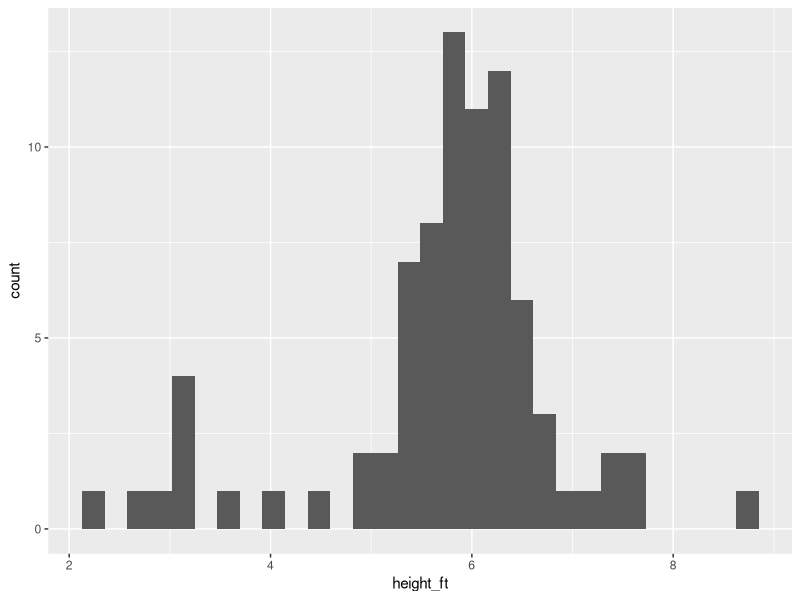

This figure's R source:
## ---- chunk 1
knitr::opts_chunk$set(echo = TRUE, message = FALSE)
## ---- chunk 2
#This loads the library that we want to use.
library(tidyverse)

#It gives us the dimensions of the dataframe, number of rows and number of columns.
dim(starwars)

#This gives us the name of the all the different columns in the database.
colnames(starwars)

#Head should give us the first few rows of the tables.
head(starwars)

#Glimpse should give us a more comprehensive view of the data that's in every column but not quite all of it,
glimpse(starwars)

#When you type a question mark before the name of a method or a dataset, you get more information or "help" on such data set or such method, and that shows up in your view window to the right.
?starwars

#The pipe operator is used to "pipe" in R. Upon research I learned that it basically takes the output of one function and passes it into another function as an argument.
starwars %>% count(species)

#This allows us to get the means of the values of one entire column, the one after the dollar sign. So, in other words, the "height" column.
mean(starwars$height)

#In this case, it's the na.rm what allows rows in the column that have NA to exist.
mean(starwars$height, na.rm = TRUE)

#The summary gives us the values of the Min, Median, Mean, Max, and the 1st and 3rd quartile altogether.
summary(starwars$height)

#This is a function to turn centimeters to feet and it's taking the measurement in centimeters and dividing it by 30.48 and returning the value and storing it inside the variable "ft".
cm_to_ft <- function(cm){
  ft = cm / 30.48
  return(ft)
}

#
starwars_2 <- starwars %>% mutate(height_ft = cm_to_ft(height)) 

#This will give us the dimensions of the new dataframe, starwars_2. Number of columns by number of rows.
dim(starwars_2)

#This will give us the all the different column names for the dataframe (starwars_2)
colnames(starwars_2)

#Similar to a previous summary, this command tell the computer that we want a summary of the values located specifically in the "height_ft" column in the dataframe.
summary(starwars_2$height_ft)

#This command produced a histogram with the numbers and values of the dataframe.
ggplot(starwars_2, aes(height_ft)) + 
  geom_histogram()

#I am not 100% sure on this one but I think it is giving us the value with the highest height in all our dataset.
starwars_2 %>% filter(height_ft == max(height_ft))
starwars_2 %>% filter(height_ft == max(height_ft, na.rm = TRUE))

# https://starwars.fandom.com/wiki/Yarael_Poof
## ---- chunk 3
# your code goes here
